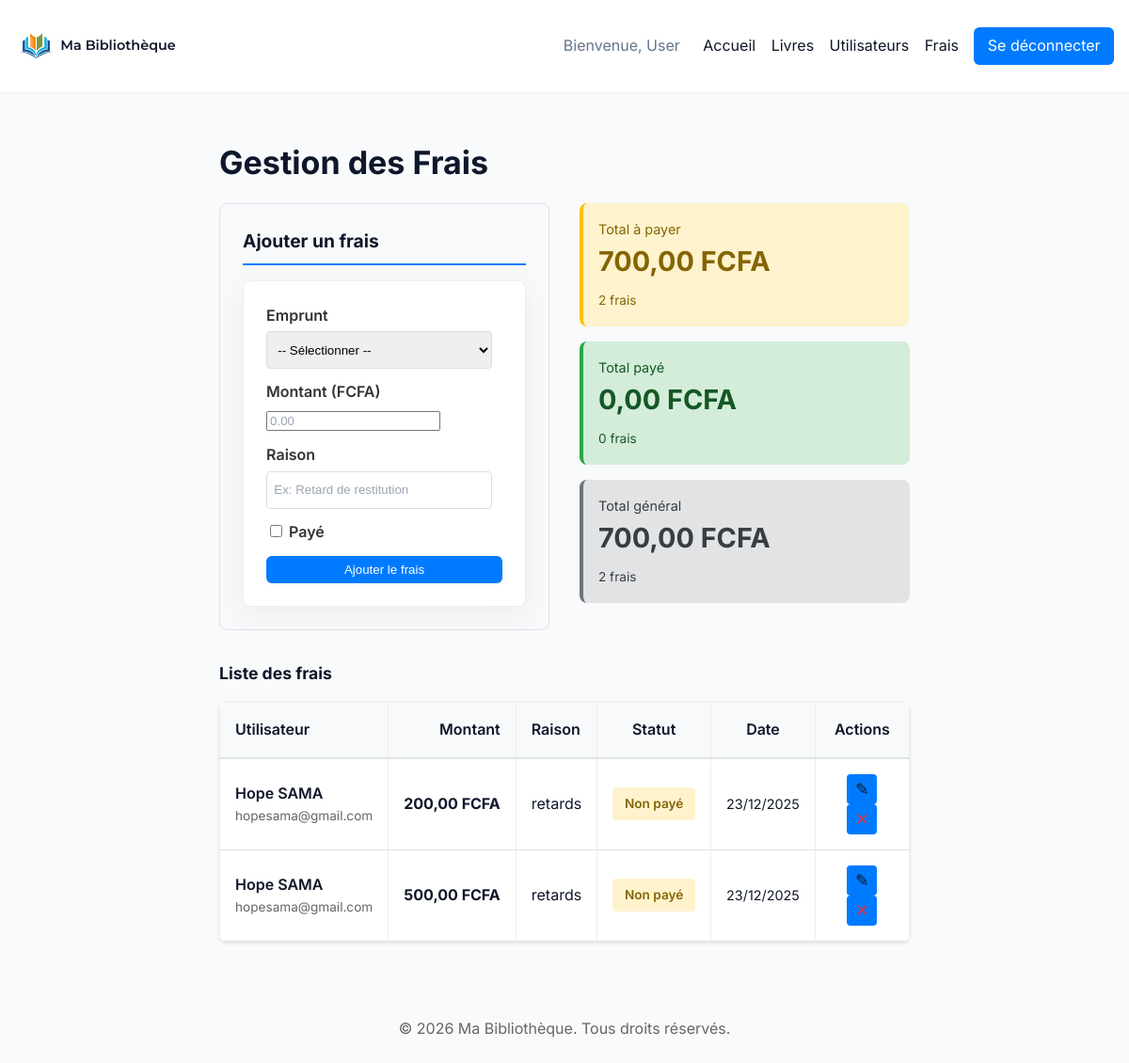
/ma_bibliotheque/admin/frais/index.php (signed in), run on the app's committed database.
### tables this page shows
CREATE TABLE `frais` (
  `frais_id` int(11) NOT NULL,
  `emprunt_id` int(11) NOT NULL,
  `montant` decimal(10,2) NOT NULL,
  `raison` varchar(255) DEFAULT NULL,
  `genere_le` timestamp NOT NULL DEFAULT current_timestamp(),
  `statut` varchar(20) DEFAULT 'non_paye',
  `date_creation` datetime DEFAULT current_timestamp()
);

CREATE TABLE `utilisateurs` (
  `utilisateur_id` int(11) NOT NULL,
  `role_id` int(11) NOT NULL,
  `prenom` varchar(100) NOT NULL,
  `nom` varchar(100) NOT NULL,
  `email` varchar(150) NOT NULL,
  `mot_de_passe_hash` varchar(255) NOT NULL,
  `telephone` varchar(20) DEFAULT NULL,
  `date_adhesion` date DEFAULT curdate(),
  `est_actif` tinyint(1) DEFAULT 1,
  `cree_le` timestamp NOT NULL DEFAULT current_timestamp()
);

### ma_bibliotheque/includes/auth.php (called while the page is built, shortened)
<?php
function esc($text) {
    return htmlspecialchars($text ?? '', ENT_QUOTES, 'UTF-8');
}

### ma_bibliotheque/admin/frais/index.php (the view, shortened to what this page needs)
<?php
include __DIR__ . '/../../includes/auth.php';
include __DIR__ . '/../../config/db.php';
$stmt = mysqli_prepare($conn, '
    SELECT f.frais_id, f.montant, f.statut, f.raison, f.date_creation,
           u.utilisateur_id, u.prenom, u.nom, u.email
    FROM frais f
    INNER JOIN emprunts e ON f.emprunt_id = e.emprunt_id
    INNER JOIN utilisateurs u ON e.utilisateur_id = u.utilisateur_id
    ORDER BY f.frais_id DESC
');
mysqli_stmt_execute($stmt);
$res_frais = mysqli_stmt_get_result($stmt);
$frais_list = mysqli_fetch_all($res_frais, MYSQLI_ASSOC);
foreach ($frais_list as $i => $f) {
    $est_paye = 0;
    if (array_key_exists('est_paye', $f)) {
        $est_paye = (int)$f['est_paye'];
    } elseif (array_key_exists('statut', $f)) {
        $est_paye = ($f['statut'] === 'paye' || $f['statut'] === '1') ? 1 : 0;
    }
    $frais_list[$i]['est_paye'] = $est_paye;
}
include __DIR__ . '/../../includes/header.php';
?>
<h1>Gestion des Frais</h1>
<div style="display: grid; grid-template-columns: 1fr 1fr; gap: 2rem; margin-bottom: 2rem;">
    <div class="form-section">
        <h2 style="margin-top: 0; font-size: 1.2rem; border-bottom: 2px solid #007bff; padding-bottom: 0.5rem;">Ajouter un frais</h2>
        <form method="post" class="form">
            <div class="form-group">
                <label for="emprunt_id">Emprunt</label>
                <select id="emprunt_id" name="emprunt_id" required>
                    <option value="">-- Sélectionner --</option>
                </select>
            </div>
            <div class="form-group">
                <label for="montant">Montant (FCFA)</label>
                <input id="montant" name="montant" type="number" step="0.01" min="0" required placeholder="0.00">
            </div>
            <div class="form-group">
                <label for="raison">Raison</label>
                <input id="raison" name="raison" type="text" required placeholder="Ex: Retard de restitution">
            </div>
            <div class="form-group">
                <label><input type="checkbox" name="est_paye" value="1"> Payé</label>
            </div>
            <button type="submit" class="btn" style="width: 100%;">Ajouter le frais</button>
        </form>
    </div>
    <div style="display: flex; flex-direction: column; gap: 1rem;">
        <?php
        $total_a_payer = 0;
        $total_paye = 0;
        $nb_non_paye = 0;
        $nb_paye = 0;
        foreach ($frais_list as $f) {
            if ($f['est_paye'] == 0) {
                $total_a_payer += (float)$f['montant'];
                $nb_non_paye++;
            } else {
                $total_paye += (float)$f['montant'];
                $nb_paye++;
            }
        }
        ?>
        <div style="padding: 1rem; background: #fff3cd; border-radius: 8px; border-left: 4px solid #ffc107;">
            <div style="font-size: 0.9rem; color: #856404;">Total à payer</div>
            <div style="font-size: 1.8rem; font-weight: bold; color: #856404;"><?php echo number_format($total_a_payer, 2, ',', ' '); ?> FCFA</div>
            <div style="font-size: 0.85rem; color: #856404; margin-top: 0.5rem;"><?php echo $nb_non_paye; ?> frais</div>
        </div>
        <div style="padding: 1rem; background: #d4edda; border-radius: 8px; border-left: 4px solid #28a745;">
            <div style="font-size: 0.9rem; color: #155724;">Total payé</div>
            <div style="font-size: 1.8rem; font-weight: bold; color: #155724;"><?php echo number_format($total_paye, 2, ',', ' '); ?> FCFA</div>
            <div style="font-size: 0.85rem; color: #155724; margin-top: 0.5rem;"><?php echo $nb_paye; ?> frais</div>
        </div>
        <div style="padding: 1rem; background: #e2e3e5; border-radius: 8px; border-left: 4px solid #6c757d;">
            <div style="font-size: 0.9rem; color: #383d41;">Total général</div>
            <div style="font-size: 1.8rem; font-weight: bold; color: #383d41;"><?php echo number_format($total_a_payer + $total_paye, 2, ',', ' '); ?> FCFA</div>
            <div style="font-size: 0.85rem; color: #383d41; margin-top: 0.5rem;"><?php echo count($frais_list); ?> frais</div>
        </div>
    </div>
</div>
<h2 style="font-size: 1.1rem; margin-top: 2rem; margin-bottom: 1rem;">Liste des frais</h2>
<?php if (empty($frais_list)): ?>
    <p style="text-align: center; color: #666; padding: 2rem;">Aucun frais enregistré.</p>
<?php else: ?>
    <table class="table">
        <thead>
            <tr>
                <th>Utilisateur</th>
                <th style="text-align: right;">Montant</th>
                <th>Raison</th>
                <th style="text-align: center;">Statut</th>
                <th style="text-align: center;">Date</th>
                <th style="text-align: center; width: 100px;">Actions</th>
            </tr>
        </thead>
        <tbody>
            <?php foreach ($frais_list as $f): ?>
                <tr>
                    <td>
                        <div style="font-weight: 600;"><?php echo esc($f['prenom'] . ' ' . $f['nom']); ?></div>
                        <div style="font-size: 0.85rem; color: #666;"><?php echo esc($f['email']); ?></div>
                    </td>
                    <td style="text-align: right; font-weight: bold;"><?php echo number_format($f['montant'], 2, ',', ' '); ?> FCFA</td>
                    <td><?php echo esc($f['raison']); ?></td>
                    <td style="text-align: center;">
                        <span class="badge badge-<?php echo ($f['est_paye'] == 1) ? 'success' : 'warning'; ?>">
                            <?php echo ($f['est_paye'] == 1) ? 'Payé' : 'Non payé'; ?>
                        </span>
                    </td>
                    <td style="text-align: center; font-size: 0.9rem;"><?php echo date('d/m/Y', strtotime($f['date_creation'])); ?></td>
                    <td style="text-align: center;">
                        <a href="#" onclick="editFrais(<?php echo (int)$f['frais_id']; ?>, <?php echo (int)$f['montant']; ?>, '<?php echo esc($f['raison']); ?>', <?php echo (int)$f['est_paye']; ?>); return false;" class="btn-icon">✎</a>
                        <a href="?action=delete&frais_id=<?php echo (int)$f['frais_id']; ?>" onclick="return confirm('Êtes-vous sûr?');" class="btn-icon" style="color: #dc3545;">✕</a>
                    </td>
                </tr>
            <?php endforeach; ?>
        </tbody>
    </table>
<?php endif; ?>
<?php include __DIR__ . '/../../includes/footer.php'; ?>

### ma_bibliotheque/public/css/style.css (style rules this page uses)
:root { --primary: #0F172A; --accent: #4F46E5; --bg: #F8FAFC; --card: #FFFFFF; --muted: #64748B; --radius: 10px; }
* { box-sizing: border-box; }
body { font-family: 'Inter', Arial, Helvetica, sans-serif; line-height: 1.6; margin: 0; padding: 0; background:var(--bg); color:var(--primary); -webkit-font-smoothing:antialiased; -moz-osx-font-smoothing:grayscale; display:flex; flex-direction:column; min-height:100vh; }
.btn { display:inline-block; padding:0.45rem 0.9rem; border-radius:8px; background:var(--accent); color:#fff !important; text-decoration:none; border:none; cursor:pointer; box-shadow:0 6px 18px rgba(79,70,229,0.08); transition: all 0.3s cubic-bezier(0.4, 0, 0.2, 1); }
.btn { display:inline-block; padding:0.4rem 0.8rem; border-radius:4px; background:#007bff; color:#fff; text-decoration:none; border:none; cursor:pointer; }
.table { width:auto; border-collapse:collapse; margin:1rem auto; background:#fff; }
.table th, .table td { padding:0.6rem 0.8rem; border:1px solid #eee; text-align:left; }
.table thead { background:#fafafa; }
.table a { text-decoration: none; color: var(--primary); }
.table td:nth-child(4) { text-align: center; }
.table td { vertical-align: middle; }
.form { background:#fff; padding:1rem; border:1px solid #eee; border-radius:4px; width:100%; max-width:700px; margin:0 auto; }
.form-group { margin-bottom:0.75rem; }
.form-group label { display:block; margin-bottom:0.25rem; }
.form-group input[type="text"], .form-group input[type="email"], .form-group input[list], .form-group select, .form-group input[type="password"] { width:240px; max-width:100%; padding:0.45rem; border:1px solid #ddd; border-radius:4px; height:40px; }
h1 { font-size:34px; margin-bottom:1rem; }
.form { background:#fff; padding:1.5rem; border:1px solid #eee; border-radius:8px; width:100%; max-width:700px; margin:0 auto; box-shadow:0 8px 30px rgba(0,0,0,0.05); animation: fadeInUp 0.8s ease-out; }
.form-group { margin-bottom:0.75rem; animation: fadeInUp 0.8s ease-out; }
.form-group label { font-weight:600; color:#333; }
.form-group input, .form-group select { transition: border-color .15s ease, box-shadow .15s ease; }
.form-group input::placeholder { color:#9aa5b1; }
.btn { border-radius:6px; padding:0.45rem 0.9rem; box-shadow:0 2px 8px rgba(0,0,0,0.04); }

### ma_bibliotheque/admin/frais/index.php (style rules this page uses)
table.table { width: 100%; border-collapse: collapse; background: white; border-radius: 8px; overflow: hidden; box-shadow: 0 2px 4px rgba(0, 0, 0, 0.1); }
table.table th { background: #f8f9fa; padding: 1rem; font-weight: 600; border-bottom: 2px solid #dee2e6; }
table.table td { padding: 1rem; border-bottom: 1px solid #dee2e6; }
.badge { display: inline-block; padding: 0.4rem 0.8rem; border-radius: 4px; font-size: 0.85rem; font-weight: 600; }
.badge-warning { background: #fff3cd; color: #856404; }
.btn-icon { display: inline-block; width: 32px; height: 32px; line-height: 32px; text-align: center; background: #007bff; color: white; border-radius: 4px; cursor: pointer; text-decoration: none; font-size: 1.1rem; transition: background 0.3s; }
.form-section { padding: 1.5rem; background: #f8f9fa; border-radius: 8px; border: 1px solid #dee2e6; }

### data on the page
frais: utilisateurs.prenom+nom "Hope SAMA", utilisateurs.email "hopesama@gmail.com", montant "200,00", raison "retards", date_creation "23/12/2025"
frais: utilisateurs.prenom+nom "Hope SAMA", utilisateurs.email "hopesama@gmail.com", montant "500,00", raison "retards", date_creation "23/12/2025"

### other printed values
$_SESSION['prenom'] "User"
$total_a_payer "700,00"
$nb_non_paye "2"
$total_paye "0,00"
$nb_paye "0"
$total_a_payer + $total_paye "700,00"
count($frais_list) "2"
